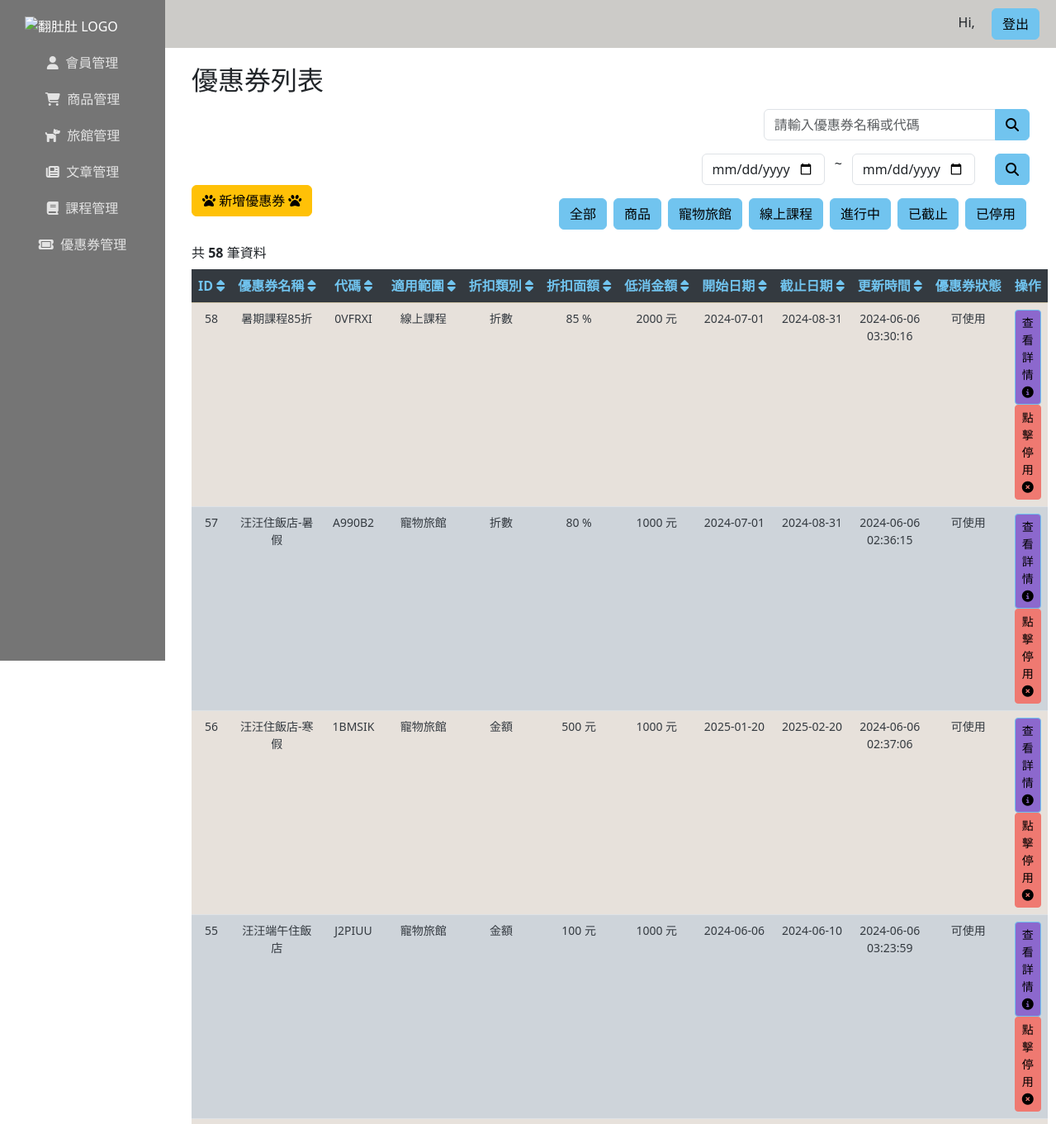
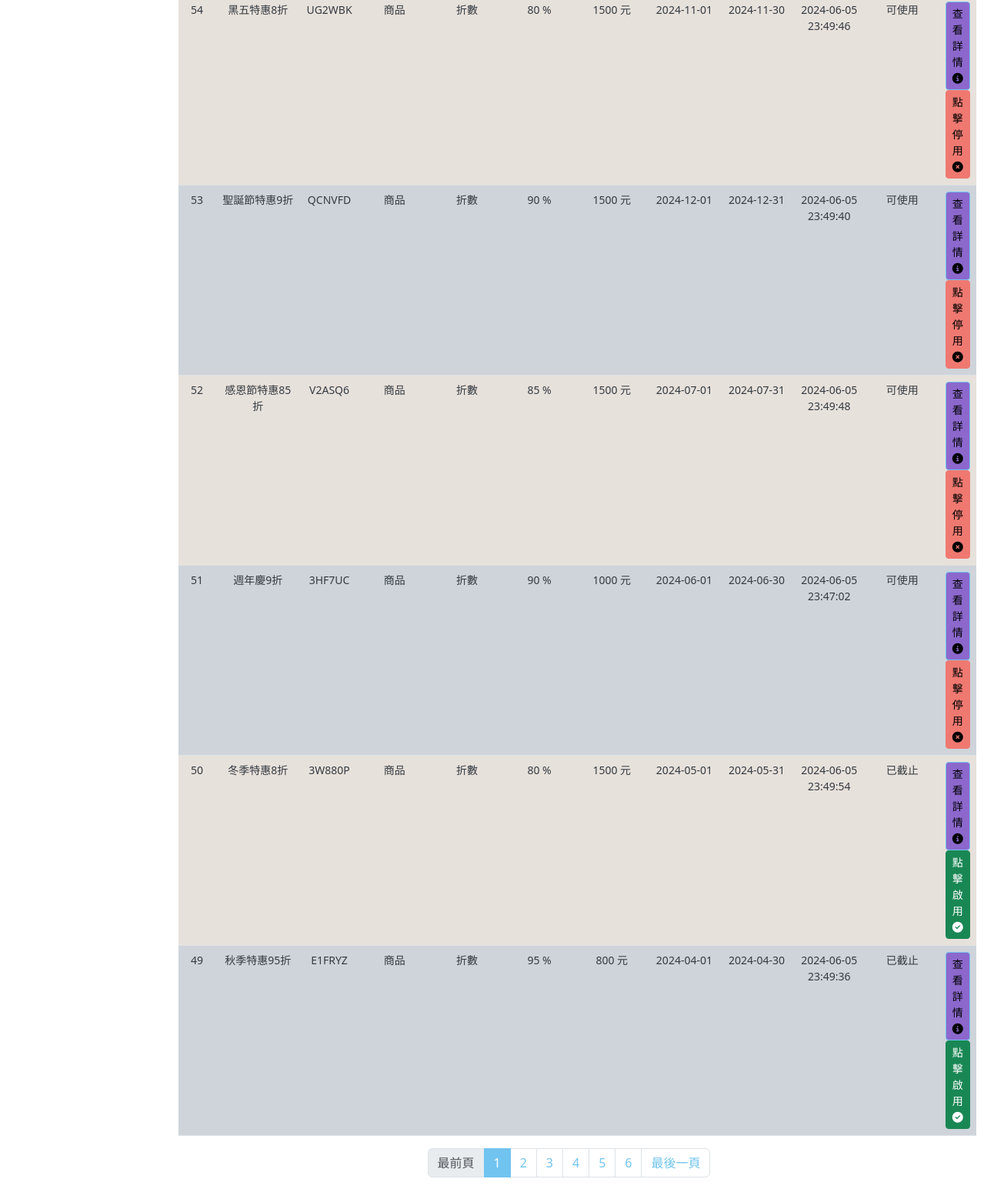
The app's page /coupon/coupons.php with its own data (2 pictures, top to bottom).
### tables this page shows
CREATE TABLE `coupons` (
  `id` int(6) UNSIGNED NOT NULL,
  `name` varchar(20) NOT NULL,
  `code` varchar(20) NOT NULL,
  `category` int(10) NOT NULL,
  `coupontype` varchar(10) NOT NULL,
  `value` decimal(5,0) NOT NULL,
  `description` varchar(50) NOT NULL,
  `min_limit` decimal(5,0) NOT NULL,
  `start_date` date NOT NULL,
  `end_date` date NOT NULL,
  `created_at` timestamp NOT NULL DEFAULT current_timestamp() ON UPDATE current_timestamp(),
  `status` int(5) NOT NULL DEFAULT 1
);

CREATE TABLE `coupons_category` (
  `id` int(5) NOT NULL,
  `name` varchar(20) NOT NULL
);

### coupon/coupons.php (the view, shortened to what this page needs)
<?php
require_once("../db_connect.php");
$conn->set_charset("utf8mb4");
$order_by = isset($_GET["order_by"]) ? $_GET["order_by"] : "id";
$order = isset($_GET["order"]) ? $_GET["order"] : "DESC";
$orderClause = "";
switch ($order_by) {
    case "id":
        $orderClause = "ORDER BY id " . $order;
        break;
}
$perPage = 10;
$search = isset($_GET["search"]) ? $_GET["search"] : "";
$categoryClause = "";
$page = isset($_GET["page"]) ? $_GET["page"] : 1;
$firstItem = ($page - 1) * $perPage;
$start_date = isset($_GET["start_date"]) ? $_GET["start_date"] : "";
$end_date = isset($_GET["end_date"]) ? $_GET["end_date"] : "";
$dateClause = "";
if (!empty($search)) {
    $sql = "SELECT coupons.*, coupons_category.name AS category_name FROM coupons
    JOIN coupons_category ON coupons.category = coupons_category.id
    WHERE (coupons.name LIKE '%$search%' OR coupons.code LIKE '%$search%') $categoryClause $dateClause $orderClause LIMIT $firstItem, $perPage";
} else {
    $sql = "SELECT coupons.*, coupons_category.name AS category_name FROM coupons
    JOIN coupons_category ON coupons.category = coupons_category.id
    WHERE 1 $categoryClause $dateClause $orderClause LIMIT $firstItem, $perPage";
}
$totalCountSql = "SELECT COUNT(*) AS total FROM coupons
WHERE (coupons.name LIKE '%$search%' OR coupons.code LIKE '%$search%') $categoryClause $dateClause";
$totalCountResult = $conn->query($totalCountSql);
$totalCountRow = $totalCountResult->fetch_assoc();
$couponCount = $totalCountRow["total"];
$pageCount = ceil($couponCount / $perPage);
$result = $conn->query($sql);
$rows = $result->fetch_all(MYSQLI_ASSOC);
function getOrderLink($column, $current_order_by, $current_order)
{
    $new_order = $current_order_by == $column && $current_order == 'ASC' ? 'DESC' : 'ASC';
    return "?order_by=$column&order=$new_order";
}
?>
<!doctype html>
<html lang="en">
<head>
    <?php include("/xampp/htdocs/Fundodo/tools/common-head.php"); ?>
</head>
<body>
    <div class="d-flex">
        <?php include("/xampp/htdocs/Fundodo/dashboard/dashboard-aside.php"); ?>
        <div class="w-100">
            <?php include("/xampp/htdocs/Fundodo/dashboard/dashboard-header.php"); ?>
            <div class="db_content">
                <div class="container-fluid ">
                    <h2 class="text-start">優惠券列表</h2>
                    <form action="">
                        <div class="row my-3 justify-content-end">
                            <div class="col-md-4">
                                <div class="input-group">
                                    <input type="text" class="form-control" placeholder="請輸入優惠券名稱或代碼" name="search" value="<?= $search ?>">
                                    <button class="btn btn-primary btn" type="submit"><i class="fa-solid fa-magnifying-glass"></i></button>
                                </div>
                            </div>
                        </div>
                        <div class="row justify-content-end">
                            <div class="col-md-2">
                                <input type="date" class="form-control" name="start_date" value="<?= $start_date ?>">
                            </div>
                            ~
                            <div class="col-md-2">
                                <input type="date" class="form-control" name="end_date" value="<?= $end_date ?>">
                            </div>
                            <div class="col-md-auto">
                                <button type="submit" class="btn btn-primary"><i class="fa-solid fa-magnifying-glass"></i></button>
                            </div>
                        </div>
                        <div class="d-flex justify-content-between">
                            <div class="mb-3">
                                <a class="btn btn-warning" href="create-coupon.php"><i class="fa-solid fa-paw"></i> 新增優惠券 <i class="fa-solid fa-paw"></i></a>
                            </div>
                            <div class="d-flex justify-content-center my-3">
                                <a class="btn btn-primary mx-1" href="coupons.php?category=all">全部</a>
                                <a class="btn btn-primary mx-1" href="coupons.php?category=1">商品</a>
                                <a class="btn btn-primary mx-1" href="coupons.php?category=2">寵物旅館</a>
                                <a class="btn btn-primary mx-1" href="coupons.php?category=3">線上課程</a>
                                <a class="btn btn-primary mx-1" href="coupons.php?category=active">進行中</a>
                                <a class="btn btn-primary mx-1" href="coupons.php?category=expired">已截止</a>
                                <a class="btn btn-primary mx-1" href="coupons.php?category=inactive">已停用</a>
                            </div>
                        </div>
                    </form>
                    <div class="pb-2">
    <?php
    $searchMessage = "";
    if (!empty($searchMessage)) {
        echo $searchMessage . "共 <strong>$couponCount</strong> 筆資料";
    } else {
        echo "共 <strong>$couponCount</strong> 筆資料";
    }
    ?>
</div>
                    <div class="couponList">
                        <?php if ($result->num_rows > 0) : ?>
                            <table class="table table-1d table-hover">
                                <thead>
                                    <tr class="table-warning">
                                        <th><a href="<?= getOrderLink("id", $order_by, $order) ?>">ID <i class="fa-solid fa-sort"></i></a></th>
                                        <th><a href="<?= getOrderLink("name", $order_by, $order) ?>">優惠券名稱 <i class="fa-solid fa-sort"></i></a></th>
                                        <th><a href="<?= getOrderLink("code", $order_by, $order) ?>">代碼 <i class="fa-solid fa-sort"></i></a></th>
                                        <th><a href="<?= getOrderLink("category_name", $order_by, $order) ?>">適用範圍 <i class="fa-solid fa-sort"></i></a></th>
                                        <th><a href="<?= getOrderLink("coupontype", $order_by, $order) ?>">折扣類別 <i class="fa-solid fa-sort"></i></a></th>
                                        <th><a href="<?= getOrderLink("value", $order_by, $order) ?>">折扣面額 <i class="fa-solid fa-sort"></i></a></th>
                                        <th><a href="<?= getOrderLink("min_limit", $order_by, $order) ?>">低消金額 <i class="fa-solid fa-sort"></i></a></th>
                                        <th><a href="<?= getOrderLink("start_date", $order_by, $order) ?>">開始日期 <i class="fa-solid fa-sort"></i></a></th>
                                        <th><a href="<?= getOrderLink("end_date", $order_by, $order) ?>">截止日期 <i class="fa-solid fa-sort"></i></a></th>
                                        <th><a href="<?= getOrderLink("created_at", $order_by, $order) ?>">更新時間 <i class="fa-solid fa-sort"></i></a></th>
                                        <th class="text-center text-primary">優惠券狀態</th>
                                        <th class="text-center text-primary">操作</th>
                                    </tr>
                                </thead>
                                <tbody>
                                    <?php foreach ($rows as $coupon) : ?>
                                        <tr>
                                            <td><?= $coupon["id"] ?></td>
                                            <td><?= $coupon["name"] ?></td>
                                            <td><?= $coupon["code"] ?></td>
                                            <td><?= isset($coupon["category_name"]) ? $coupon["category_name"] : 'N/A' ?></td>
                                            <td>
                                                <?= $coupon["coupontype"] == "%折扣" ? "折數" : "金額" ?>
                                            </td>
                                            <td>
                                                <?= $coupon["coupontype"] == "%折扣" ? $coupon["value"] . " %" : $coupon["value"] . " 元" ?>
                                            </td>
                                            <td><?= $coupon["min_limit"] ?> 元</td>
                                            <td><?= $coupon["start_date"] ?></td>
                                            <td><?= $coupon["end_date"] ?></td>
                                            <td><?= $coupon["created_at"] ?></td>
                                            <td>
                                                <?php
                                                $currentDate = date('Y-m-d');
                                                if ($coupon["end_date"] < $currentDate) {
                                                    echo "已截止";
                                                } else {
                                                    echo $coupon["status"] == 1 ? "可使用" : "已停用";
                                                }
                                                ?>
                                            </td>
                                            <td>
                                                <a class=" btn1 btn btn-primary btn-sm" href="coupon.php?id=<?= $coupon["id"] ?>">查看詳情 <i class="fa-solid fa-circle-info"></i></a>
                                                <?php if ($coupon["status"] == 1 && $coupon["end_date"] >= $currentDate) : ?>
                                                    <button type="button" class="btn btn-danger btn-sm" data-bs-toggle="modal" data-bs-target="#deleteModal<?= $coupon["id"] ?>">點擊停用 <i class="fa-solid fa-circle-xmark"></i></button>
                                                <?php elseif ($coupon["status"] == 0 || $coupon["end_date"] < $currentDate) : ?>
                                                    <button type="button" class="btn btn-success btn-sm" data-bs-toggle="modal" data-bs-target="#activateModal<?= $coupon["id"] ?>">點擊啟用 <i class="fa-solid fa-circle-check"></i></button>
                                                <?php endif; ?>
                                            </td>
                                        </tr>
                                    <?php endforeach; ?>
                                </tbody>
                            </table>
                    </div>
                    <?php if ($pageCount > 1) : ?>
                        <div class="d-flex justify-content-center">
                            <nav aria-label="Page navigation example">
                                <ul class="pagination">
                                    <li class="page-item <?php if ($page == 1) echo 'disabled'; ?>">
                                        <a class="page-link" href="?page=1<?php if (isset($_GET["search"])) echo "&search=" . $_GET["search"]; ?><?= isset($_GET['category']) ? "&category=" . $_GET['category'] : '' ?>">最前頁</a>
                                    </li>
                                    <?php for ($i = 1; $i <= $pageCount; $i++) : ?>
                                        <li class="page-item <?php if ($i == $page) echo "active" ?>">
                                            <a class="page-link" href="?page=<?= $i ?><?php if (isset($_GET["search"])) echo "&search=" . $_GET["search"]; ?><?= isset($_GET['category']) ? "&category=" . $_GET['category'] : '' ?>"><?= $i ?></a>
                                        </li>
                                    <?php endfor; ?>
                                    <li class="page-item <?php if ($page == $pageCount) echo 'disabled'; ?>">
                                        <a class="page-link" href="?page=<?= $pageCount ?><?php if (isset($_GET["search"])) echo "&search=" . $_GET["search"]; ?><?= isset($_GET['category']) ? "&category=" . $_GET['category'] : '' ?>">最後一頁</a>
                                    </li>
                                </ul>
                            </nav>
                        </div>
                    <?php endif ?>
                <?php endif; ?>
                </div>
            </div>
        </div>
    </div>
</body>
</html>

### records on screen
coupons: id "58", name "暑期課程85折", code "0VFRXI", coupons_category.name "線上課程", coupontype "折數", value "85", min_limit "2000", start_date "2024-07-01", end_date "2024-08-31", created_at "2024-06-06 03:30:16", status "可使用"
coupons: id "57", name "汪汪住飯店-暑假", code "A990B2", coupons_category.name "寵物旅館", coupontype "折數", value "80", min_limit "1000", start_date "2024-07-01", end_date "2024-08-31", created_at "2024-06-06 02:36:15", status "可使用"
coupons: id "56", name "汪汪住飯店-寒假", code "1BMSIK", coupons_category.name "寵物旅館", coupontype "金額", value "500", min_limit "1000", start_date "2025-01-20", end_date "2025-02-20", created_at "2024-06-06 02:37:06", status "可使用"
coupons: id "55", name "汪汪端午住飯店", code "J2PIUU", coupons_category.name "寵物旅館", coupontype "金額", value "100", min_limit "1000", start_date "2024-06-06", end_date "2024-06-10", created_at "2024-06-06 03:23:59", status "可使用"
coupons: id "54", name "黑五特惠8折", code "UG2WBK", coupons_category.name "商品", coupontype "折數", value "80", min_limit "1500", start_date "2024-11-01", end_date "2024-11-30", created_at "2024-06-05 23:49:46", status "可使用"
coupons: id "53", name "聖誕節特惠9折", code "QCNVFD", coupons_category.name "商品", coupontype "折數", value "90", min_limit "1500", start_date "2024-12-01", end_date "2024-12-31", created_at "2024-06-05 23:49:40", status "可使用"
coupons: id "52", name "感恩節特惠85折", code "V2ASQ6", coupons_category.name "商品", coupontype "折數", value "85", min_limit "1500", start_date "2024-07-01", end_date "2024-07-31", created_at "2024-06-05 23:49:48", status "可使用"
coupons: id "51", name "週年慶9折", code "3HF7UC", coupons_category.name "商品", coupontype "折數", value "90", min_limit "1000", start_date "2024-06-01", end_date "2024-06-30", created_at "2024-06-05 23:47:02", status "可使用"
coupons: id "50", name "冬季特惠8折", code "3W880P", coupons_category.name "商品", coupontype "折數", value "80", min_limit "1500", start_date "2024-05-01", end_date "2024-05-31", created_at "2024-06-05 23:49:54", shows "已截止"
coupons: id "49", name "秋季特惠95折", code "E1FRYZ", coupons_category.name "商品", coupontype "折數", value "95", min_limit "800", start_date "2024-04-01", end_date "2024-04-30", created_at "2024-06-05 23:49:36", shows "已截止"

### other values on screen
$couponCount "58"
